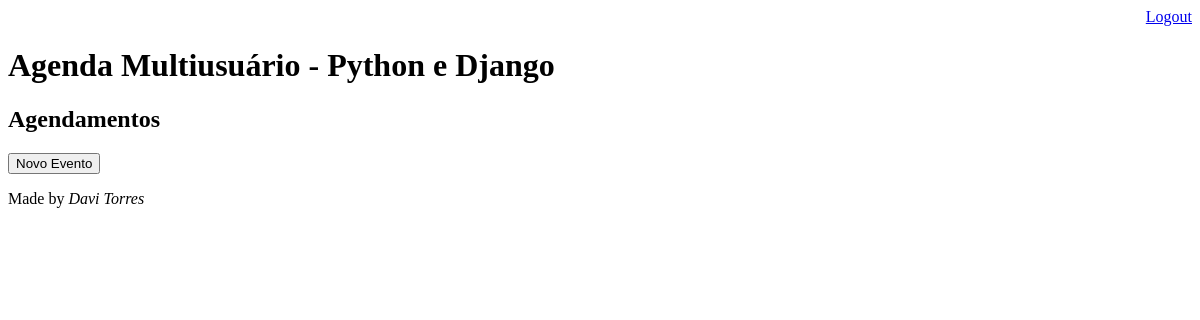
The page /agenda/ (signed in) on the database as committed earlier.
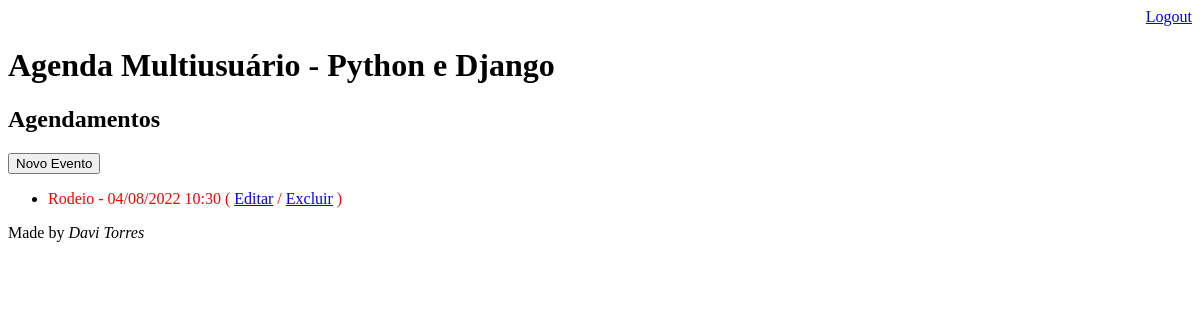
The same page on the database as committed later.
### core/models.py (models this page shows, shortened)
class Evento(models.Model):
    titulo = models.CharField(max_length=100)
    descricao = models.TextField(blank=True, null=True)
    data_evento = models.DateTimeField(verbose_name='Data do Evento')
    data_criacao = models.DateTimeField(auto_now=True, verbose_name='Data de Criação do Evento')
    local = models.CharField(max_length=100, blank=True, null=True)
    usuario = models.ForeignKey(User, on_delete=models.CASCADE)
    class Meta:
        db_table = 'evento'
    def get_data_evento(self):
        return self.data_evento.strftime('%d/%m/%Y %H:%M')
    def get_evento_atrasado(self):
        if self.data_evento < datetime.now():
            return True
        else:
            return False

### core/views.py (the view)
# urls.py: path('agenda/', views.lista_eventos),
@login_required(login_url='/login/')
def lista_eventos(request):
    usuario = request.user
    data_atual = datetime.now() - timedelta(hours=1)
    eventos = Evento.objects.filter(
        usuario=usuario,
        data_evento__gt=data_atual
    )
    response = {'eventos': eventos}
    return render(request, 'agenda.html', response)

### templates/agenda.html
{% extends "model_page.html" %}
{% block content %}
    <h2>Agendamentos</h2>
    <a href="evento/">
        <button type="button">Novo Evento</button>
    </a>
    <ul>
        {% for evento in eventos %}
            <li>
                <div {% if evento.get_evento_atrasado %}
                    style="color:red"
                {% endif %}>
                    {{ evento.titulo }} - {{ evento.get_data_evento }}
                    ( <a href="evento/?id={{ evento.id }}">Editar</a>
                    / <a href="evento/delete/{{ evento.id }}/">Excluir</a> )
                </div>
            </li>
        {% endfor %}
    </ul>
{% endblock %}

### templates/model_page.html (shortened to what this page needs)
<!DOCTYPE html>
<html lang="en">
<head>
</head>
<body>
    <div align="end">
        <a href="/logout">Logout</a>
    </div>
    <h1>Agenda Multiusuário - Python e Django</h1>
    {% block content %} {% endblock %}
    {% include "model_footer.html" %}
</body>
</html>

### templates/model_footer.html
<div>
    <span>Made by <i>Davi Torres</i></span>
</div>

Rows that differ between the two databases and show on the page:
added Evento: titulo "Rodeio", get_data_evento "04/08/2022 10:30"
